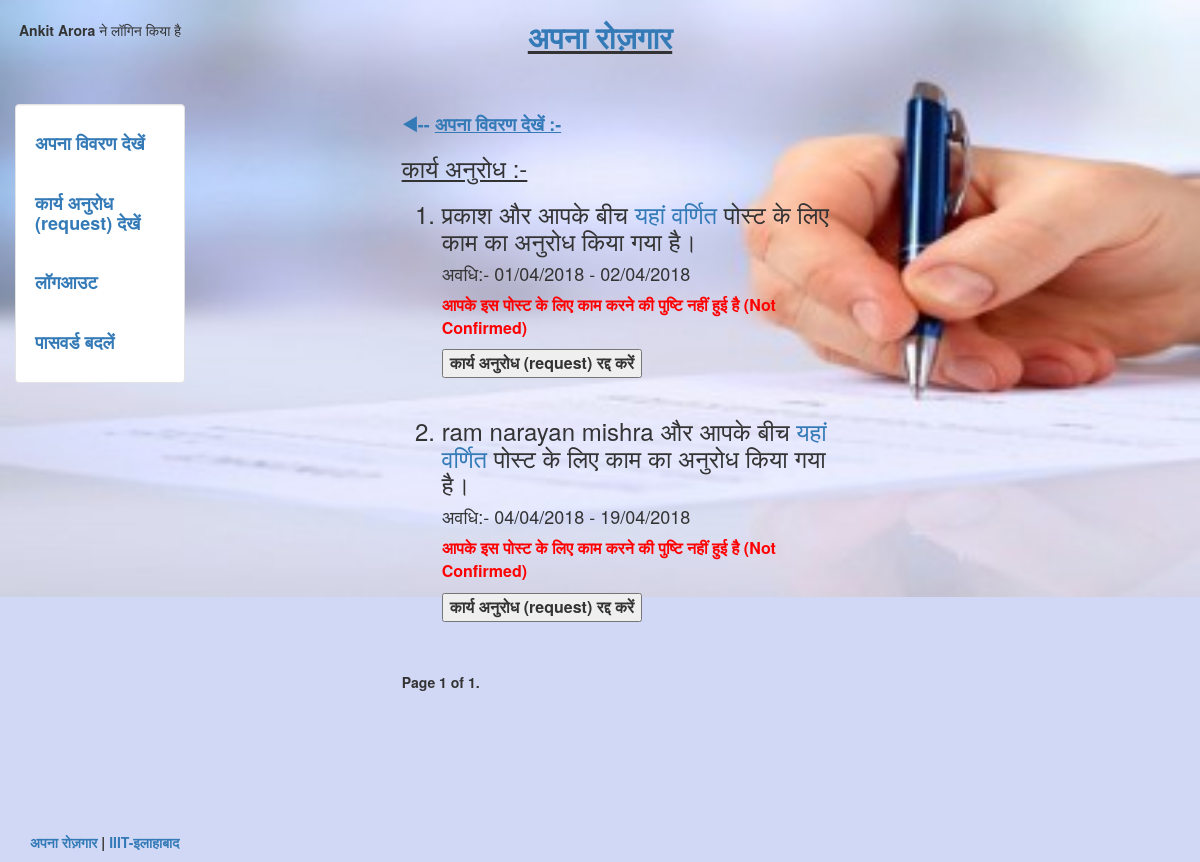
/workrequest (signed in), run on an earlier commit of the app's database.
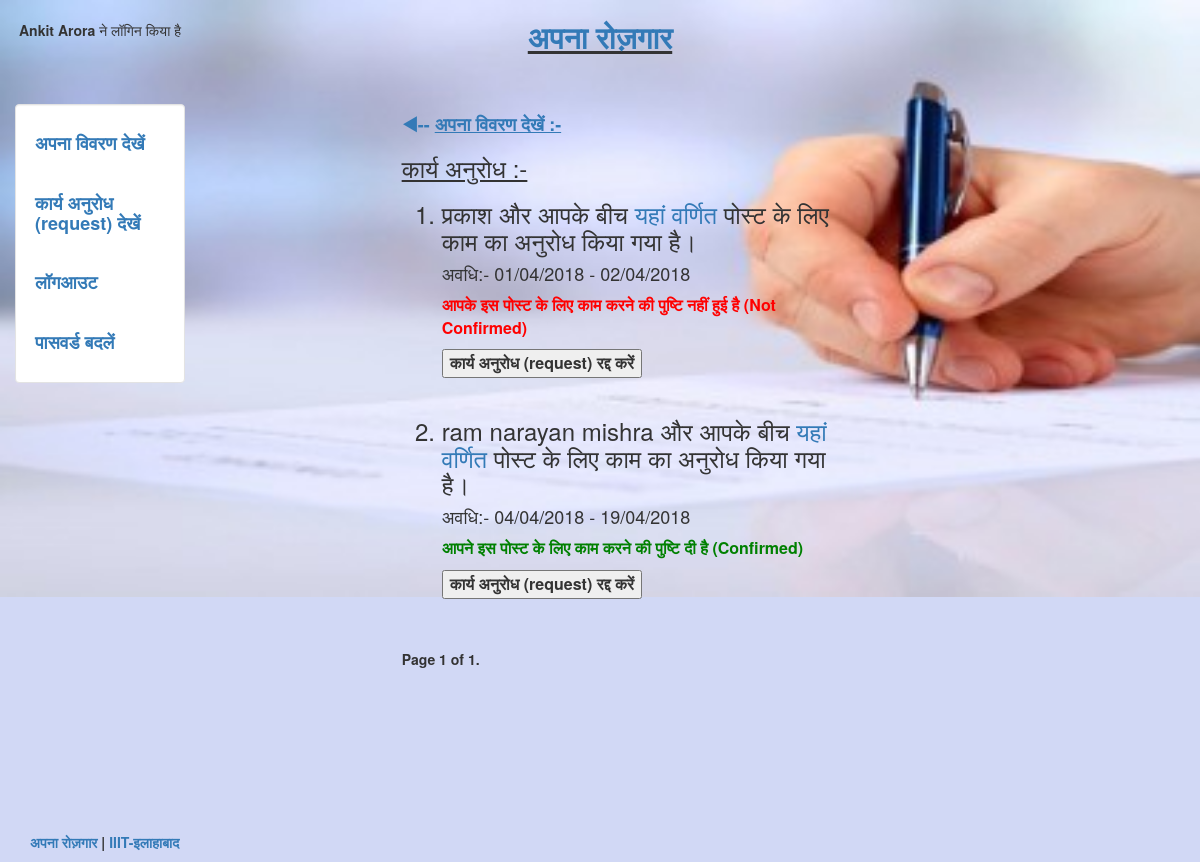
And on a later commit of the database.
### search/models.py (models this page shows)
class Status(models.Model):
	status_id=models.AutoField(primary_key=True)
	post_id=models.IntegerField(blank = True, null = True)
	user_id=models.IntegerField(blank = True, null = True)
	hirer = models.CharField(max_length = 100,blank = True, null = True)
	worker = models.CharField(max_length = 100,blank = True, null = True)
	userhirer = models.CharField(max_length = 100,blank = True, null = True)
	userworker = models.CharField(max_length = 100,blank = True, null = True)
	hirer_status = models.IntegerField(blank = True, null = True)
	worker_status = models.IntegerField(blank = True, null = True)
	confirm=models.CharField(max_length = 2,blank = True, null = True)
	temp=models.CharField(max_length = 2,blank = True, null = True)
	start_date = models.DateField(blank = True, null = True)
	end_date = models.DateField(blank = True, null = True)
	done=models.CharField(max_length = 2,blank = True, null = True)

### login/views.py (the view, shortened to what this page needs)
# urls.py: url(r'^workrequest',workrequest,name = 'workrequest'),
def workrequest(request):
	if request.method=="POST" and ('hhire' in request.POST or 'hchire' in request.POST ):
		post_id=request.POST.get('post_id')
		user_id=request.POST.get('user_id')
		start_date=request.POST.get('start_date')
		end_date=request.POST.get('end_date')
		page=request.POST.get('page')
		pq=Status.objects.filter(post_id=post_id,user_id=user_id)
		warn=""
		if len(pq)!=0:
			for pqr in pq:
				if 'hhire' in request.POST :
					r=Status.objects.filter(user_id=user_id,confirm='a')
					p=r.filter(Q(start_date__lte=end_date,start_date__gte=start_date)|Q(end_date__lte=end_date,end_date__gte=start_date))
					if len(p)==0:
						pqr.hirer_status=user_id
						pqr.confirm='a'
						pqr.save()
					else:
						warn="अब मजदूर इस तिथि पर उपलब्ध नहीं है।"
				if 'hchire' in request.POST :
					pqr.delete()
		data=Status.objects.filter(userhirer=request.user.username)
		for select in data:
			if select.worker_status==select.post_id and select.hirer_status==select.user_id:
				select.temp='a'
				select.save()
			elif select.worker_status==select.post_id:
				select.temp='c'
				select.save()
			elif select.hirer_status==select.user_id:
				select.temp='b'
				select.save()
			else:
				select.temp='d'
				select.save()
		if len(data)==0:
			warn="वर्तमान में आपके लिए कोई अनुरोध नहीं है।"
		pag = Paginator(data,3)
		p = pag.page(int(page))
		return render(request,'search/workrequest.html',{'data':p,'warn':warn})
	else:
		value=LoginAs.objects.get(username=request.user.username)
		if value.loginas=="worker":
			data=Status.objects.filter(userworker=request.user.username)
			for select in data:
				if select.worker_status==select.post_id and select.hirer_status==select.user_id:
					select.temp='a'
					select.save()
				elif select.worker_status==select.post_id:
					select.temp='b'
					select.save()
				elif select.hirer_status==select.user_id:
					select.temp='c'
					select.save()
				else:
					select.temp='d'
					select.save()
			warn=""
			if len(data)==0:
				warn="वर्तमान में आपके लिए कोई अनुरोध नहीं है।"
			pag = Paginator(data,3)
			page = request.GET.get('page',None)
			if not page:
				page='1'
			p = pag.page(int(page))
			return render(request,'worker/workrequest.html',{'data':p,'warn':warn})

### worker/templates/worker/workrequest.html (shortened to what this page needs)
{% extends "login/header.html" %}
{% block content %}
<div class ='col-sm-6 col-sm-offset-2'>
  <link rel="stylesheet" href="https://cdnjs.cloudflare.com/ajax/libs/font-awesome/4.7.0/css/font-awesome.min.css">
  <h4><b><a href='/view'>&#9664;-- <u>अपना विवरण देखें :-</u></a></li></b></h4>
     <h3><u>कार्य अनुरोध :-</u></h3>
    <ol>
     {% for data1 in data %}
     <h3><li>{{data1.hirer}} और आपके बीच <a href="/detailpost/?data={{data1.post_id}}">यहां वर्णित </a>पोस्ट के लिए काम का अनुरोध किया गया है।</li></h3>
     <h4> अवधि:- {{data1.start_date|date:"d/m/20y"}} - {{data1.end_date|date:"d/m/20y"}}</h4>
     <form method="POST" action="/workrequest">
     <font size = 3.5>
     {%if "a" in data1.temp %}
     <font color = "green"><p><b>आपने इस पोस्ट के लिए काम करने की पुष्टि दी है (Confirmed)</b></p></font>
     <b><button type="submit" name = 'wchire' >कार्य अनुरोध (request) रद्द करें</button>
     {%endif%}
     {%if "b" in data1.temp %}
     <font color = "red"><p><b>आपके इस पोस्ट के लिए काम करने की पुष्टि नहीं हुई है (Not Confirmed)</b></p></font>
     <b><button type="submit" name = 'wchire' >कार्य अनुरोध (request) रद्द करें</button>
    {%endif%}
   </b>
 </font>
  </form>
     <br>
     {% endfor %}
   </ol>
     <b>
  <div class="pagination">
    <span class="step-links">
        <span class="current">
            Page {{ data.number }} of {{ data.paginator.num_pages }}.
        </span>
    </span>
</div>
  <b>
</div>
{% endblock %}

What changed in the data, as far as the page shows it:
changed Status "ram narayan mishra": temp "आपके इस पोस्ट के लिए काम करने की पुष्टि नहीं हुई है (Not Confirmed)" → "आपने इस पोस्ट के लिए काम करने की पुष्टि दी है (Confirmed)"
